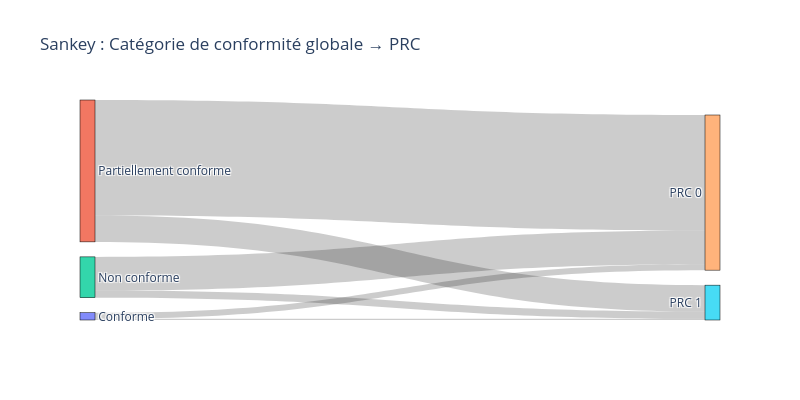

The cell this chart's notebook holds for it:
### Code cell
import plotly.graph_objects as go


if "PRC" in df_patientes_global.columns:
    df_patientes_global = df_patientes_global.drop(columns=["PRC"])

df_patientes_global = df_patientes_global.merge(
    prc_patients, on="ID_PATIENT", how="left"
)

df_patientes_global["PRC_Label"] = df_patientes_global["PRC"].map({0: "PRC 0", 1: "PRC 1"})


links = (
    df_patientes_global.groupby(['Catégorie_Conformité_Globale', 'PRC_Label'])["ID_PATIENT"]
    .nunique()
    .reset_index(name="count")
)

cat_labels = ["Conforme", "Partiellement conforme", "Non conforme", "N/A"]
prc_labels = ["PRC 0", "PRC 1"]
labels = cat_labels + prc_labels
label_indices = {k: v for v, k in enumerate(labels)}

sources = links['Catégorie_Conformité_Globale'].map(label_indices)
targets = links['PRC_Label'].map(label_indices)
values = links["count"]

fig = go.Figure(go.Sankey(
    node=dict(
        pad=15, thickness=15, line=dict(color="black", width=0.5),
        label=labels
    ),
    link=dict(
        source=sources,
        target=targets,
        value=values
    )
))
fig.update_layout(title="Sankey : Catégorie de conformité globale → PRC", font_size=12, width=800, height=400)
fig.show()

### Figure 1 — Plotly figure (JSON) as saved in the notebook; plotly's stock layout.template omitted (floating-point values rounded to 4 significant figures)
{"data": [{"link": {"source": [0, 0, 2, 2, 1, 1], "target": [4, 5, 4, 5, 4, 5], "value": [29, 6, 162, 35, 557, 127]}, "node": {"label": ["Conforme", "Partiellement conforme", "Non conforme", "N/A", "PRC 0", "PRC 1"], "line": {"color": "black", "width": 0.5}, "pad": 15, "thickness": 15}, "type": "sankey"}], "layout": {"font": {"size": 12}, "height": 400, "title": {"text": "Sankey : Catégorie de conformité globale → PRC"}, "width": 800}}
